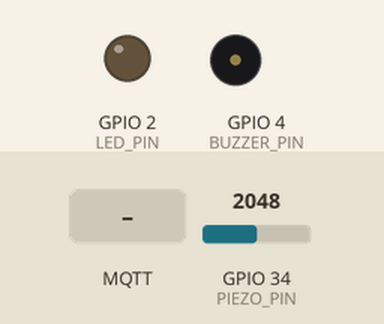
A sketch run on a simulated ESP32. Parts: output pins drawn as LEDs (lit = HIGH), buzzer (waves = sounding, pin HIGH). Inputs (shaded band) come from the test bench; at power-on: GPIO 34 (PIEZO_PIN) = 2048. WiFi joins after 1.5 s; servers stay silent unless stated; no MQTT or app messages arrive unless stated; what the sketch prints to the serial monitor is not drawn.

Above: at 2.7 s.
2.8 s: MQTT message "alerts/system" arrives on the first subscribed topic
At 3.4 s:
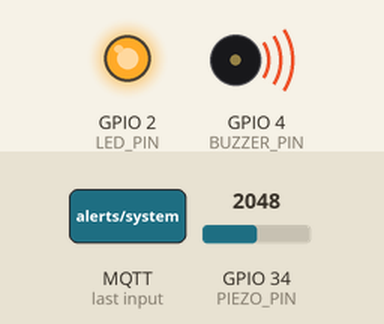
4.3 s: MQTT message "ON" arrives on the first subscribed topic
7.3 s: MQTT message "1" arrives on the first subscribed topic
Timing chart, 0 to 14.0 s (numbered marks = the images above; inputs shaded):
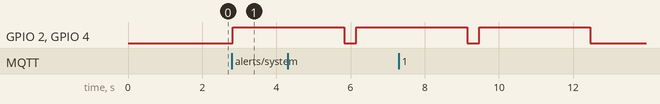

The sketch:

esp32_hardware_template.ino
```cpp
#include <WiFi.h>
#include <PubSubClient.h>
#include <ArduinoJson.h>

// ==========================================
// 1. إعدادات الشبكة (غيّرها لبيانات الراوتر بتاعك)
// ==========================================
const char* ssid = "S24 Ultra saif";
const char* password = "12345678s";

// ==========================================
// 2. إعدادات سيرفر MQTT
// ==========================================
const char* mqtt_server = "broker.emqx.io";
const int mqtt_port = 1883;
const char* mqtt_client_id = "ESP32_Unified_Node";

WiFiClient espClient;
PubSubClient client(espClient);

// ==========================================
// 3. إعدادات الهاردوير (طاقة + تواجد)
// ==========================================
const char* tile_id = "tile_1";          // اسم البلاطة للطاقة
const char* node_id = "corridor_node_1"; // اسم نفس المكان لقياس الزحمة

const int PIEZO_PIN = 34;       // البن المتصل بحساس الضغط (Piezo)
const int LED_PIN = 2;          // لمبة إنذار مدمجة في بوردة ESP32
const int BUZZER_PIN = 4;       // بن توصيل جرس الإنذار (لو وجد)

// متغيرات لحفظ القراءات
unsigned long lastSendTime = 0;
int step_count = 0;
float accumulated_power_mw = 0;
float accumulated_energy_wh = 0;

// ==========================================
// دوال الاتصال بالواي فاي و MQTT
// ==========================================
void setup_wifi() {
  delay(10);
  Serial.println();
  Serial.print("Connecting to WiFi: ");
  Serial.println(ssid);
  WiFi.begin(ssid, password);
  while (WiFi.status() != WL_CONNECTED) {
    delay(500);
    Serial.print(".");
  }
  Serial.println("\nWiFi connected successfully!");
}

void callback(char* topic, byte* payload, unsigned int length) {
  // الدالة دي بتشتغل أول ما ييجي إنذار من الذكاء الاصطناعي
  Serial.print("🚨 ALERT RECEIVED on topic [");
  Serial.print(topic);
  Serial.println("]");

  String message;
  for (int i = 0; i < length; i++) {
    message += (char)payload[i];
  }
  Serial.println("Message: " + message);

  // تشغيل الإنذار لو الرسالة جات على alerts/system
  if (String(topic) == "alerts/system") {
    digitalWrite(LED_PIN, HIGH);
    digitalWrite(BUZZER_PIN, HIGH);
    delay(3000);
    digitalWrite(LED_PIN, LOW);
    digitalWrite(BUZZER_PIN, LOW);
  }

  // تشغيل اللمبة الذكية مع خطوات الرجل
  if (String(topic) == "actuators/relay/corridor_light/cmd") {
    if (message == "ON") {
      digitalWrite(LED_PIN, HIGH);
      digitalWrite(BUZZER_PIN, HIGH); // هنعتبر البن 4 هو اللمبة الإضافية
    } else {
      digitalWrite(LED_PIN, LOW);
      digitalWrite(BUZZER_PIN, LOW);
    }
  }
}

void reconnect() {
  while (!client.connected()) {
    Serial.print("Attempting MQTT connection...");
    if (client.connect(mqtt_client_id)) {
      Serial.println("connected");
      // الاشتراك في الإنذارات وأوامر اللمبة
      client.subscribe("alerts/system");
      client.subscribe("actuators/relay/corridor_light/cmd");
    } else {
      Serial.print("failed, rc=");
      Serial.print(client.state());
      Serial.println(" try again in 5 seconds");
      delay(5000);
    }
  }
}

// ==========================================
// الدالة الرئيسية (Setup)
// ==========================================
void setup() {
  Serial.begin(115200);
  pinMode(LED_PIN, OUTPUT);
  pinMode(BUZZER_PIN, OUTPUT);
  pinMode(PIEZO_PIN, INPUT);

  setup_wifi();
  client.setServer(mqtt_server, mqtt_port);
  client.setCallback(callback);
}

// ==========================================
// دالة إرسال البيانات للسيرفر
// ==========================================
void sendTelemetry() {
  // --- 1. إرسال بيانات الطاقة ---
  StaticJsonDocument<256> docEnergy;
  docEnergy["tile_id"] = tile_id;
  docEnergy["steps"] = step_count;
  docEnergy["power_mw"] = accumulated_power_mw;
  docEnergy["energy_wh_delta"] = accumulated_energy_wh;
  docEnergy["ts"] = "ESP32_Time";

  char jsonBufferEnergy[256];
  serializeJson(docEnergy, jsonBufferEnergy);
  String topicEnergy = String("energy/tiles/") + tile_id + "/telemetry";
  client.publish(topicEnergy.c_str(), jsonBufferEnergy);
  Serial.println("⚡ Energy Sent: " + String(jsonBufferEnergy));

  // --- 2. قياس وإرسال إشارة الواي فاي (RSSI) للزحمة ---
  long rssi = WiFi.RSSI();
  StaticJsonDocument<256> docRssi;
  docRssi["node_id"] = node_id;
  docRssi["rssi"] = rssi;
  docRssi["ts"] = "ESP32_Time";

  char jsonBufferRssi[256];
  serializeJson(docRssi, jsonBufferRssi);
  String topicRssi = String("occupancy/rssi/") + node_id + "/telemetry";
  client.publish(topicRssi.c_str(), jsonBufferRssi);
  Serial.println("📡 RSSI Sent: " + String(jsonBufferRssi));
  Serial.println("-----------------------------------------");

  // تصفير عدادات الطاقة للدورة الجاية
  step_count = 0;
  accumulated_power_mw = 0;
  accumulated_energy_wh = 0;
}

// ==========================================
// حلقة التكرار المستمرة (Loop)
// ==========================================
void loop() {
  if (!client.connected()) {
    reconnect();
  }
  client.loop();

  // ==========================================
  // المهمة الأولى: قراءة حساس الضغط (الطاقة)
  // ==========================================
  int sensorValue = analogRead(PIEZO_PIN);
  if (sensorValue > 1000) { // الرقم ده بيتغير حسب الحساس بتاعك
    step_count++;

    // حساب طاقة وهمي - لازم تغيره بالمعادلة الفعلية للهاردوير بتاعك
    accumulated_power_mw += 15.5;
    accumulated_energy_wh += 0.0001;

    Serial.println("👣 Step Detected!");

    // إرسال البيانات فوراً للداشبورد بدون انتظار
    sendTelemetry();
    lastSendTime = millis(); // تصفير العداد الزمني عشان ميبعتش تاني إلا بعد 5 ثواني أو ضغطة جديدة

    delay(300); // تأخير بسيط لمنع قراءة نفس الدوسة مرتين
  }

  // ==========================================
  // المهمة الثانية: إرسال كل البيانات (طاقة + إشارة) كل 5 ثواني لو مفيش حد داس
  // ==========================================
  unsigned long now = millis();
  if (now - lastSendTime > 5000) {
    sendTelemetry();
    lastSendTime = now;
  }
}
```

Measured:
- after the input at 2.8 s, GPIO 2 (LED_PIN), GPIO 4 (BUZZER_PIN): LOW → HIGH at once
